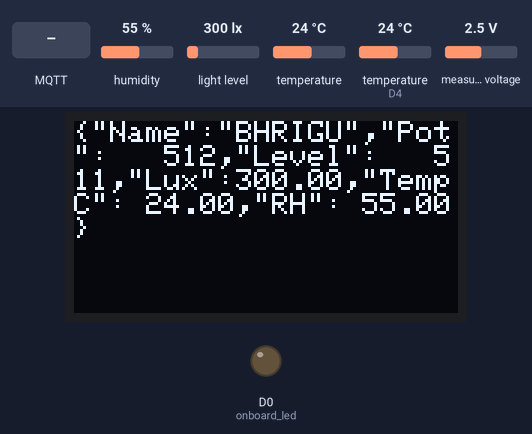
Recording of a program running on a simulated ESP8266 (NodeMCU). Shown: 128×64 one-colour display, output pins drawn as LEDs (lit = HIGH). The inputs (shaded band) are chosen by the test bench; at power-on: humidity 55 %, light level 300 lx, temperature 24 °C, temperature (sensor on D4) 24 °C, measured voltage 2.5 V. WiFi joins after 1.5 s; servers stay silent unless stated; no MQTT or app messages arrive unless stated; not simulated (calls return 0 or success): SECRETS.h; what the program prints to the serial monitor is not drawn.

Above: at 8.0 s.
8.1 s: MQTT message "1" arrives on the first subscribed topic
At 9.2 s:
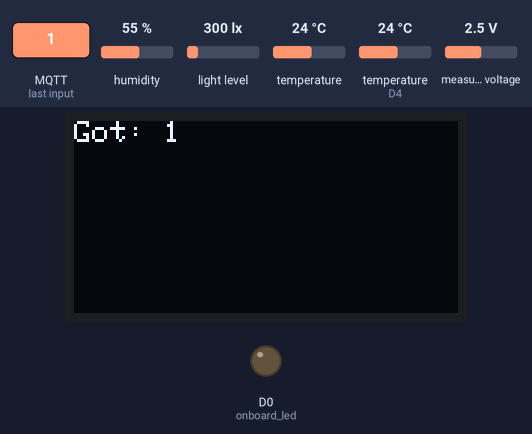
9.6 s: MQTT message "on" arrives on the first subscribed topic
At 10.4 s:
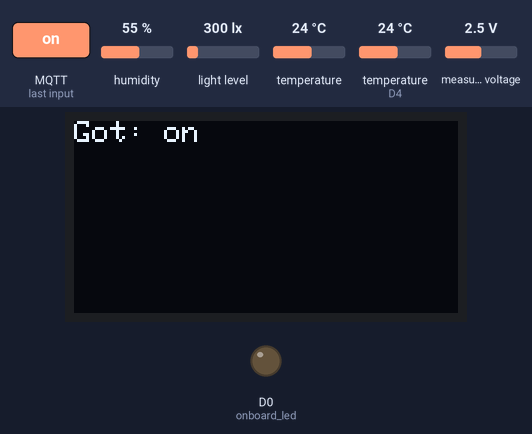
11.1 s: MQTT message "off" arrives on the first subscribed topic
At 11.5 s:
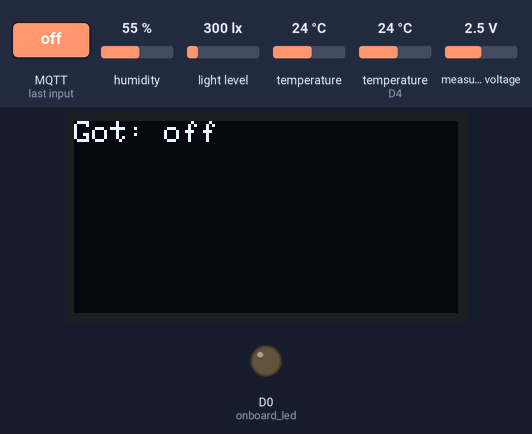
Timing chart, 0 to 14.1 s (numbered marks = the images above; inputs shaded):
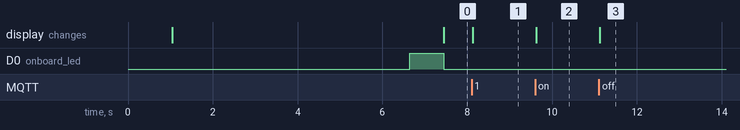

Measured:
- after the input at 8.1 s, the display: changes at once (image 1)
- after the input at 9.6 s, the display: changes at once (image 2)
- after the input at 11.1 s, the display: changes at once (image 3)

The program:

main.cpp
```cpp
#include <Arduino.h>

String nodeName = "BHRIGU"; // 6 char EXACTLY

/*
Obtain sensor readings using the following:
1. TSL2591 sensor for brightness
2. MCP3008 for analogue sensors - water level
3. SSD1306 OLED display at 0x39
and publish to MQTT broker.
*/
#include "PinNumbers.h"
#include "SensorArray.h"

SensorArray _sensorArray; // Array of sensors

uint16_t brightness = 0;    // Value read from lux sensor
int waterLevel = 0;         // Value read from water-level sensor
int potValue;               // Value read from the pot
float tempInC;              // Temperature read from ds18b20 "Dallas"
float RH;                   // Relative Humidity read from DHT22
float TempF;                // Temperature Fahrenheit reported from DHT22
long unsigned pubInterval;  // Time interval for recurring writes to broker

/*
Connect to MQTT broker over WiFi (Home Internet).
This section has the libraries to connect to WiFi and the broker.
Note that we will use a single nodemcu as publisher and subscriber,
with a single instance of the Mosquitto client object.
Adjust TIMER_INTERVAL (in milliseconds) for publishing frequency.
*/
#include <ESP8266WiFi.h>
#include <PubSubClient.h>

#include <SECRETS.h>
#define TIMER_INTERVAL  6000     // 6 seconds
#define TIMER_MIN       2000     // 2 seconds MIN
#define TIMER_MAX       180000   // 3 minutes MAX

const char* SSID = SECRET_SSID;
const char* PASS = SECRET_PASS;
char broker_ip[] = SECRET_BROKER_IP;
unsigned long tic = millis();

WiFiClient WiFiClient;
PubSubClient MosquittoClient(WiFiClient);

void mosquittoDo(char* topic, byte* payload, unsigned int length) {
  /*
  Handle a new message published to the subscribed topic on the
  MQTT broker and show in the OLED display.
  This is the heart of the subscriber, making it so the nodemcu
  can act upon information, say, to operate a solenoid valve when
  the mositure sensor indicates dry soil.
  */
  Serial.print("Got a message in topic ");
  Serial.println(topic);
  Serial.print("Received data: ");
  char message2display[length];
  for (unsigned int i = 0; i < length; i++) {
    Serial.print(char(payload[i]));
    message2display[i] = payload[i];
  }
  Serial.println();
  char message4OLED[length+6]; // 'Got: ' and null terminator.
  snprintf(message4OLED, length+6, "Got: %s", message2display);
  _sensorArray.displayMessage(message4OLED);
}

void setup() {
  // Start the serial bus
  Serial.begin(9600);
  while (!Serial) {
    // Stabilize the serial commuincations bus.
  }
  delay(999);
  /*
  Invoke the start method of each sensor or device
  in the sensor array (i.e. object of class SensorArray).
  */
  // Start the humidity/temperature sensor (DHT22)
  _sensorArray.start_dht22();
  // Start the temperature sensor (Dallas)
  _sensorArray.start_ds18b20(DALLAS_TEMPERATURE);
  // Start the lux sensor
  _sensorArray.start_tsl();
  // Start the ADC
  _sensorArray.start_mcp();
  // Start the display at I2C addr 0x3C
  _sensorArray.start_display();

  pinMode(onboard_led, OUTPUT);

  // Connect to WiFi:
  WiFi.mode(WIFI_OFF);
  delay(1500);
  WiFi.mode(WIFI_STA);
  WiFi.begin(SSID, PASS);
  Serial.print("Connecting");
  while (WiFi.status() != WL_CONNECTED) {
    delay(699);
    Serial.print(".");
  }
  Serial.print("Connected: ");
  Serial.println(SSID);

  /*
  Configure the Mosquitto client with the particulars
  of the MQTT broker. The client is dual-use as publisher
  and subscriber.
  In order to publish, use the 'publish()' method of the
  client object. The message will be serialized JSON
  containing sensor readings.
  In order to listen, subscribe to the topic of interest
  and handle the me  unsigned long timerInterval = TIMER_INTERVAL;ssage with the callback in event-driven
  pattern.
  */
  MosquittoClient.setServer(broker_ip, 1883);
  MosquittoClient.setCallback(mosquittoDo);
}

void reconnect() {
  /*
  Connect to the MQTT broker in order to publish a message
  or listen in on a topic of interest.
  The 'connect()' m  unsigned long timerInterval = TIMER_INTERVAL;ethods wants client credentials.
  When the MQTT broker is not setup for authentication,
  we have successfully connected to the MQTT broker
  passing string literals for args 'id' and 'user' and NULL for 'pass'.
  Having connected successully, proceed to publish or listen.
  Use connection string as follows:
  1. "BHRIGU", "fire_up_your_neurons", NULL
  2. "VASISH", "whatsup_nerds", NULL
  */
  while (!MosquittoClient.connected()) {
    if (MosquittoClient.connect("BHRIGU", "fire_up_your_neurons", NULL)) {
      Serial.println("Uh-Kay!");
      MosquittoClient.subscribe("Test"); // SUBSCRIBE TO TOPIC
    } else {
      Serial.print("Retrying ");
      Serial.println(broker_ip);
      delay(699);
    }
  }
}

String makeMessage() {
  /*
  Invoke the get methods implemented in class SensorArray
  for each sensor in the array to obtain sensor readings.
  Then convert each numeric value into a formatted string
  for display and embed into serialized JSON payload for
  shipping to the MQTT broker.
  */
  /*
  Read the pot on A0.
  */
  potValue = analogRead(PIN_POT);
  char potDisplay[7];
  dtostrf(potValue, 4, 0, potDisplay);
  /*
  Read the water level on analog channel no. 0 of the MCP3008 10-bit ADC.
  */
  waterLevel = _sensorArray.get_mcp_waterLevel(PIN_WATER_LEVEL, true);
  char waterLevelDisplay[7];
  dtostrf(waterLevel, 4, 0, waterLevelDisplay);
  /*
  Read the brightness level reported by TSL2591X on I2C bus.
  */
  brightness = _sensorArray.get_tsl_lux();
  char brightnessDisplay[7];
  dtostrf(brightness, 6, 2, brightnessDisplay);
  /*
  Read the temperature reported by dsa8b20 "Dallas" on one-wire.
  */
  tempInC = _sensorArray.get_ds18b20_temperature(CELSIUS);
  char tempInCDisplay[7];
  dtostrf(tempInC, 6, 2, tempInCDisplay);
  /*
  Read the relative humidity and temperature reported by DHT22.
  */
  RH = _sensorArray.get_dht_humidity();
  TempF = _sensorArray.get_dht_temperature(FAHRENHEIT);
  if (isnan(RH) || isnan(TempF)) {
    RH = -99.99;
    TempF = -99.99;
  }
  char RHDisplay[7];
  dtostrf(RH, 6, 2, RHDisplay);
  /*
  Make the message to publish to the MQTT broker as
  serialized JSON.
  */
  char readOut[90];
  snprintf(readOut, 90, "{\"Name\":\"%6s\",\"Pot\":%6s,\"Level\":%6s,\"Lux\":%6s,\"TempC\":%6s,\"RH\":%6s}", nodeName.c_str(), potDisplay, waterLevelDisplay, brightnessDisplay, tempInCDisplay, RHDisplay);
  _sensorArray.displayMessage(readOut);
  return readOut; // Note 128 char limit on messages.
}

void publish_message() {
  String msg_payload = makeMessage(); // "Namaste from India";
  char char_buffer[128];
  msg_payload.toCharArray(char_buffer, 128);
  MosquittoClient.publish("Test", char_buffer);
}

void loop() {
  unsigned long toc = millis();
  /*
    Lights! Camera! Action!
    Here is where the action is for publisher and subscriber.
    Note the use of millis to scheduling the publication of
    sensor readings to the MQTT broker in a non-blocking way.
    The use of 'delay()' would block the listener,
    causing events to be missed.
  */
  digitalWrite(onboard_led, LOW);
  pubInterval = map(potValue, 0, 1023, TIMER_MIN, TIMER_MAX);
  if (toc - tic > pubInterval) {
    tic = toc;
    if (!MosquittoClient.connected()) {
      Serial.println("Made no MQTT connection.");
      reconnect();
    } else {
      digitalWrite(onboard_led, HIGH);
      publish_message(); // Publisher action
    }
  }
  MosquittoClient.loop(); // Subscriber action
}
```

PinNumbers.h
```cpp
#define PIN_WATER_LEVEL 0    // Channel on MCP3008 for water level
#define PIN_POT A0           // Input pin for the potentiometer
#define onboard_led 16       // D0 ~ GPIO16
#define DALLAS_TEMPERATURE 0 // D3 ~ GPIO0 for one-wire sensor
#define PIN_DHT22 D4         // D4 ~ GPIO2 
```

SensorArray.cpp
```cpp
// (licence header left out)
#include "SensorArray.h"

SensorArray::SensorArray() {

};

void SensorArray::start_dht22() {
    this->_dht.begin();
}

float SensorArray::get_dht_humidity(bool liveReading) {
    if (liveReading) {
        this->_last_dht_RH = this->_dht.readHumidity();
    }
    return this->_last_dht_RH;
}

float SensorArray::get_dht_temperature(enum temperatureUnit unit, bool liveReading) {
    float returnValue;
    if (liveReading) {
        this->_last_dht_temperature = this->_dht.readTemperature();
    }
    returnValue = this->_last_dht_temperature;
    if (unit == FAHRENHEIT) {
        returnValue = this->_temperature.convertCtoF(returnValue);
    }
    return returnValue;
}

void SensorArray::start_ds18b20(uint8_t temperaturePin) {
    this->_oneWire.begin(temperaturePin);
    this->_ds18b20.setOneWire(&this->_oneWire);
    this->_ds18b20.begin();
}

float SensorArray::get_ds18b20_temperature(enum temperatureUnit unit) {
    float returnValue = 0.0;

    this->_ds18b20.requestTemperatures();
    returnValue = this->_ds18b20.getTempCByIndex(0);
    if (unit == FAHRENHEIT) {
        returnValue = this->_temperature.convertCtoF(returnValue);
    }
    return returnValue;
}

void SensorArray::start_display() {
    _display.begin(SSD1306_SWITCHCAPVCC, 0x3C);
    _display.clearDisplay();

}

void SensorArray::displayMessage(String mess) {
  /*
  Use in the callback for MQTT subscriber.
  The callback is 'mosquittoDo()'.
  */
  this->_display.clearDisplay();
  this->_display.setTextSize(1.5);
  this->_display.setTextColor(WHITE);
  this->_display.setCursor(0,0);
  this->_display.println(mess);
  this->_display.display();
}

void SensorArray::start_mcp() {
    this->_mcp.begin();
}

int SensorArray::get_mcp_waterLevel(uint8_t channel_waterLevel, bool liveReading) {
    if (liveReading) {
        this->_last_waterLevel = this->_mcp.readADC(channel_waterLevel);
    }
    return this->_last_waterLevel;
}

void SensorArray::start_tsl() {
    if (this->_tsl.begin()) {
        Serial.println("Sensor armed!");
    } else {
        Serial.println("Found no lux sensor!");
    };

    /*
    Configure the gain for the TSL2591 sensor:
    TSL2591_GAIN_LOW: Sets the gain to 1x (bright light)
    TSL2591_GAIN_MED: Sets the gain to 25x (general purpose)
    TSL2591_GAIN_HIGH: Sets the gain to 428x (low light)
    TSL2591_GAIN_MAX: Sets the gain to 9876x (extremely low light)
    */
    this->_tsl.setGain(TSL2591_GAIN_MED);

    /*
    Configure the integration time for TSL2591 sensor:
    TSL2591_INTEGRATIONTIME_100MS
    TSL2591_INTEGRATIONTIME_200MS
    TSL2591_INTEGRATIONTIME_300MS
    TSL2591_INTEGRATIONTIME_400MS
    TSL2591_INTEGRATIONTIME_500MS
    TSL2591_INTEGRATIONTIME_600MS
    */
    this->_tsl.setTiming(TSL2591_INTEGRATIONTIME_300MS);

};

uint32_t SensorArray::get_tsl_luminosity(bool liveReading) {
    /*
    Take a live reading, otherwise report last read value.
    */
   if (liveReading) {
       this->_last_tsl_luminosity = this->_tsl.getFullLuminosity();
   }
   return this->_last_tsl_luminosity;

}

uint16_t SensorArray::get_tsl_IR(bool liveReading) {
    /*
    Take a live reading, otherwise report last read value.
    Ignore until we have figured out how to derive this result
    from 32-bit full luminosity. Per documentation, the 32-bit
    full luminosity has low word for IR and high word for full
    spectrum. This would indicate shifting or masking bits to
    compute 16-bit IR, Full or Visible spectrum result.
    */
   if (liveReading) {
       this->_last_tsl_luminosity = this->_tsl.getFullLuminosity();
   }
   return this->_tsl.getLuminosity(TSL2591_INFRARED);
}

uint16_t SensorArray::get_tsl_fullSpectrum(bool liveReading) {
    /*
    Take a live reading, otherwise report last read value.
    Ignore until we have figured out how to derive this result
    from 32-bit full luminosity.
    */
   if (liveReading) {
       this->_last_tsl_luminosity = this->_tsl.getFullLuminosity();
   }
   return this->_tsl.getLuminosity(TSL2591_FULLSPECTRUM);
}

uint16_t SensorArray::get_tsl_visibleLight(bool liveReading) {
    /*
    Take a live reading, otherwise report last read value.
    Ignore until we have figured out how to derive this result
    from 32-bit full luminosity.
    */
   if (liveReading) {
       this->get_tsl_fullSpectrum(liveReading) - this->get_tsl_IR(liveReading);
   }
    return this->_tsl.getLuminosity(TSL2591_VISIBLE);
}

float SensorArray::get_tsl_lux(bool liveReading) {
    if (liveReading) {
        this->_last_tsl_luminosity = this->_tsl.getFullLuminosity();
    }
    return this->_tsl.calculateLux(this->get_tsl_fullSpectrum(liveReading), this->get_tsl_IR(liveReading));
}
```

SensorArray.h
```cpp
#ifndef SENSOR_ARRAY_H
#define SENSOR_ARRAY_H

/*
For each sensor or device in the array,
1. Include the library (e.g. Adafruit's)
2. Create an instance of the sensor class
3. Declare the start_me method prototype
4. Declare the get method prototype
5. Declare an optional last value.
Then implement the prototypes in the cpp file,
accessing the instance with this->me.
*/

#include "PinNumbers.h"
#include <DHT.h>

#define DHT_TYPE DHT22

#include <DallasTemperature.h>
#include "Temperature.h"

#include <Wire.h>
#include <Adafruit_GFX.h>
#include <Adafruit_SSD1306.h>

#define SCREEN_WIDTH 128 // OLED display width, in pixels
#define SCREEN_HEIGHT 64 // OLED display height, in pixels

#include <Adafruit_MCP3008.h>

#include <Wire.h>
#include <Adafruit_Sensor.h>
#include <Adafruit_TSL2591.h>

class SensorArray
{
    public:
        SensorArray();

        void start_dht22();
        float _last_dht_RH;
        float _last_dht_temperature;
        float get_dht_humidity(bool=true);
        float get_dht_temperature(enum temperatureUnit, bool=true);

        void start_ds18b20(uint8_t);
        float get_ds18b20_temperature(enum temperatureUnit);

        void start_display();
        void displayMessage(String="Namaste ji!");

        void start_mcp();
        int get_mcp_waterLevel(uint8_t=0, bool=true);

        void start_tsl();
        uint16_t get_tsl_visibleLight(bool=false);
        uint16_t get_tsl_IR(bool=false);
        uint16_t get_tsl_fullSpectrum(bool=false);
        uint32_t get_tsl_luminosity(bool=true);
        float get_tsl_lux(bool=true);

    private:
        DHT _dht = DHT(PIN_DHT22, DHT_TYPE);

        Temperature _temperature;
        OneWire _oneWire = OneWire(0);
        DallasTemperature _ds18b20 = DallasTemperature();

        Adafruit_SSD1306 _display = Adafruit_SSD1306(SCREEN_WIDTH, SCREEN_HEIGHT, &Wire, -1);

        int _last_waterLevel;
        Adafruit_MCP3008 _mcp;

        uint32_t _last_tsl_luminosity;
        Adafruit_TSL2591 _tsl = Adafruit_TSL2591(2591);
};
#endif

/*
Obtain sensor readings to publish to MQTT broker.
This section has the instructions to use the the MCP3008
10-bit analog-to-digital converter for adding upto
8 analog sensors to a nodemcu, circumventng the limitation
of a single analog pin. We have retained the potentiometer
wired to A0 for test comparison.
*/

/*
Obtain analog values from sensors via MCP3008 10-bit analog-to-digital
convertor (ADC). The connections must be as follows:
MCP <> ESP8266
15 <> 3.3V
14 <> 3.3V
13 <> GND
12 <> D5 (CLK)
11 <> D6 (MISO)
10 <> D7 (MOSI)
9  <> D8 (CS)
8  <> GND

Pin numbering on the MCP3008 is 0-15 with 2 rows of 8 pins on either side
is as follows:
a.) Pins numbered 0-7 in one row are analog input channels.
b.) Pins numbered 8-15 in the row across are power and communications bus.
c.) Pins 0 and 15 are at the notch on either side.
*/

/*
Display a message received by subscriber to OLED.
This section has the Adafruit libraries and setup instructions
in order to use the OLED display.
*/

/*
Obtain temperature readings from the ds18b20 "Dallas" temperature sensor
over the one-wire protocol. This protocol requires only a digital pin and
we have used pin D3 (GPIO0) on the nodemcu.
*/

/*
Obtain temperature and relative humidity from the DHT22 sensor
over the one-wire protocol. This is a finicky sensor and may return
nan-values until ready. Provision is made to report -99.99
when this happens.
*/
```

Temperature.cpp
```cpp
#include "Temperature.h"

float Temperature::convertCtoF(float c)
{
  return (c * 1.8) + 32.0;
}

float Temperature::convertFtoC(float f)
{
  return (f - 32.0) / 1.8;
}
```

Temperature.h
```cpp
#ifndef TEMPERATURE_H
#define TEMPERATURE_H

enum temperatureUnit {
    FAHRENHEIT,
    CELSIUS
};

class Temperature {
    public:
        float convertCtoF(float c);
        float convertFtoC(float f);
};
#endif
```
